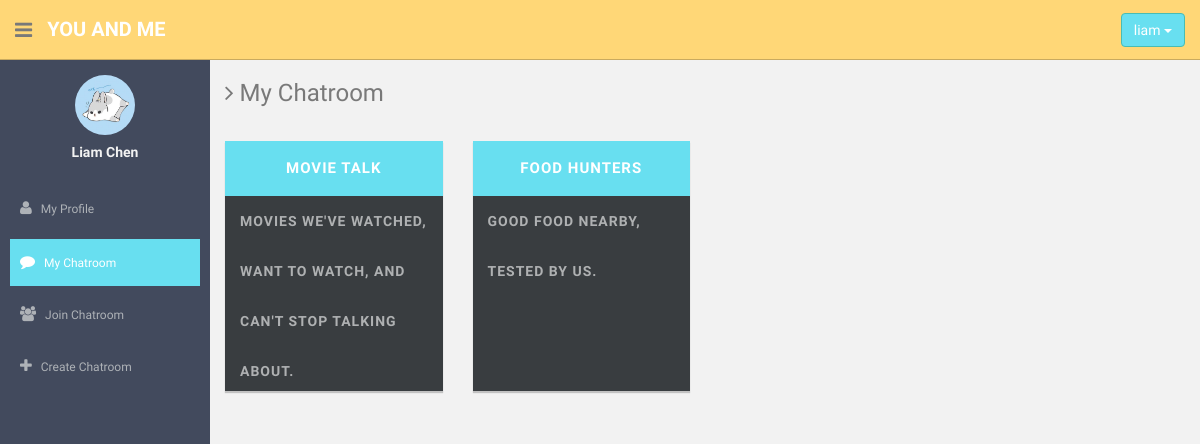
The app's page /mychatroom.php (signed in) with its own data.
### tables this page shows
CREATE TABLE IF NOT EXISTS `chatroom` (
    `chatid` int(8) unsigned NOT NULL AUTO_INCREMENT,
    `managerid` int(8) unsigned NOT NULL,
    `chatname` varchar(255) NOT NULL,
    `intro` varchar(255) NOT NULL,
    PRIMARY KEY (`chatid`)
);

### includes/config.php (called while the page is built, shortened)
<?php
function avatar_src($pic): string {
    $n = (int) $pic;
    return 'assets/img/friends/fr-0' . ($n >= 1 && $n <= 7 ? $n : 8) . '.jpg';
}

### public/mychatroom.php (the view, shortened to what this page needs)
<?php
require_once dirname(__DIR__) . '/includes/config.php';
?>
<!DOCTYPE html>
<html lang="en">
<head>
<link rel="stylesheet" href="assets/css/bootstrap.css">
<link rel="stylesheet" href="assets/font-awesome/css/font-awesome.css">
<link rel="stylesheet" href="assets/css/style.css">
<link rel="stylesheet" href="assets/css/style-responsive.css">
</head>
<body>
<section id="container">
    <header class="header black-bg">
        <div class="sidebar-toggle-box">
            <div class="fa fa-bars tooltips" data-placement="right" data-original-title="Toggle Navigation"></div>
        </div>
        <a href="member.php" class="logo"><b>YOU AND ME</b></a>
        <div class="btn-group pull-right" style="margin-top:13px">
            <form action="logout.function.php" method="post">
                <button type="button" class="btn btn-theme dropdown-toggle" data-toggle="dropdown">
                    <?php echo htmlspecialchars($_SESSION['username'], ENT_QUOTES, 'UTF-8'); ?> <span class="caret"></span>
                </button>
            </form>
        </div>
    </header>
    <aside>
        <div id="sidebar" class="nav-collapse">
            <ul class="sidebar-menu" id="nav-accordion">
                <p class="centered"><a href="profile.php"><img src="<?php echo avatar_src($_SESSION['pic']); ?>" class="img-circle" width="60"></a></p>
                <h5 class="centered"><?php echo htmlspecialchars($_SESSION['name'], ENT_QUOTES, 'UTF-8'); ?></h5>
                <li class="mt">
                    <a href="profile.php">
                        <i class="fa fa-user"></i>
                        <span>My Profile</span>
                    </a>
                </li>
                <li class="sub-menu">
                    <a class="active" href="mychatroom.php">
                        <i class="fa fa-comment"></i>
                        <span>My Chatroom</span>
                    </a>
                </li>
                <li class="sub-menu">
                    <a href="chatroomlist.php">
                        <i class="fa fa-users"></i>
                        <span>Join Chatroom</span>
                    </a>
                </li>
                <li class="sub-menu">
                    <a href="createchatroom.php">
                        <i class="fa fa-plus"></i>
                        <span>Create Chatroom</span>
                    </a>
                </li>
            </ul>
        </div>
    </aside>
    <section id="main-content">
        <section class="wrapper">
            <h3><i class="fa fa-angle-right"></i> My Chatroom</h3>
            <div class="row">
                <div class="col-lg-12">
                    <div class="row mt">
                        <?php
                        try {
                            $q = $conn->prepare("SELECT chatroom.chatid, chatroom.chatname, chatroom.intro
                                FROM chatroom JOIN list ON list.chatroomID = chatroom.chatid
                                WHERE list.userID = :userID");
                            $q->execute(['userID' => $_SESSION['userID']]);
                            $q->setFetchMode(PDO::FETCH_ASSOC);
                        } catch (PDOException $e) {
                            handle_db_error('list my chatrooms', $e);
                        }
                        ?>
                        <?php
                        while ($r = $q->fetch()) {
                        ?>
                            <div class="col-lg-3 col-md-3 col-sm-3 mb">
                                <div class="steps pn">
                                    <form action="chatroom.php" method="post">
                                        <button type="submit" name="button" value="<?php echo (int) $r['chatid']; ?>"><?php echo htmlspecialchars($r['chatname'], ENT_QUOTES, 'UTF-8'); ?></button>
                                    </form>
                                    <label><?php echo htmlspecialchars($r['intro'], ENT_QUOTES, 'UTF-8'); ?></label>
                                </div>
                            </div>
                        <?php
                        }
                        ?>
                    </div>
                </div>
            </div>
        </section>
    </section>
</section>
</body>
</html>

### public/assets/css/style.css (style rules this page uses)
body { color: #797979; background: #f2f2f2; font-family: 'Ruda', sans-serif; padding: 0 !important; margin: 0 !important; font-size: 13px; }
ul li { list-style: none; }
a, a:hover, a:focus { text-decoration: none; outline: none; }
#container { width: 100%; height: 100%; }
.btn-theme { color: #fff; background-color: #68dff0; border-color: #48bcb4; }
.centered { text-align: center; }
.mt { margin-top: 25px; }
.mb { margin-bottom: 25px; }
#sidebar { width: 210px; height: 100%; position: fixed; background: #424a5d; }
#sidebar h5 { color: #f2f2f2; font-weight: 700; }
#sidebar ul li { position: relative; }
ul.sidebar-menu { margin: -2px 0 0; padding: 0; }
ul.sidebar-menu { margin-top: 75px; }
ul.sidebar-menu li { margin-bottom: 5px; margin-left: 10px; margin-right: 10px; }
ul.sidebar-menu li.sub-menu { line-height: 15px; }
ul.sidebar-menu li a span { display: inline-block; }
ul.sidebar-menu li a { color: #aeb2b7; text-decoration: none; display: block; padding: 15px 0 15px 10px; font-size: 12px; outline: none; -webkit-transition: all 0.3s ease; -moz-transition: all 0.3s ease; -o-transition: all 0.3s ease; -ms-transition: all 0.3s ease; transition: all 0.3s ease; }
ul.sidebar-menu li a.active, ul.sidebar-menu li a:hover, ul.sidebar-menu li a:focus { background: #68dff0; color: #fff; display: block; -webkit-transition: all 0.3s ease; -moz-transition: all 0.3s ease; -o-transition: all 0.3s ease; -ms-transition: all 0.3s ease; transition: all 0.3s ease; }
ul.sidebar-menu li a i { font-size: 15px; padding-right: 6px; }
ul.sidebar-menu li a.active i { color: #fff; }
#main-content { margin-left: 210px; }
.header { min-height: 60px; padding: 0 15px; }
.header { position: fixed; left: 0; right: 0; z-index: 1002; }
.black-bg { background: #ffd777; border-bottom: 1px solid #c9aa5f; }
.wrapper { display: inline-block; margin-top: 60px; padding-left: 15px; padding-right: 15px; padding-bottom: 15px; padding-top: 0; width: 100%; }
a.logo { font-size: 20px; color: #fff; float: left; margin-top: 15px; text-transform: uppercase; }
a.logo b { font-weight: 900; }
.sidebar-toggle-box { float: left; padding-right: 15px; margin-top: 20px; }
.sidebar-toggle-box .fa-bars { cursor: pointer; display: inline-block; font-size: 20px; }
.pn { height: 250px; box-shadow: 0 2px 1px rgba(0, 0, 0, 0.2); background-color: #393d40; }
.steps { display: block; }
.steps input[type=submit], .steps button[type=submit] { background: #68dff0; border: none; padding: 0; margin: 0 auto; width: 100%; height: 55px; color: white; text-transform: uppercase; font-weight: 900; font-size: 15px; letter-spacing: 1px; cursor: pointer; transition: background 0.5s ease; }
.steps label { height: 195px; line-height: 50px; width: 92%; display: block; color: #afb1b2; text-transform: uppercase; font-weight: 900; font-size: 14px; letter-spacing: 1px; text-indent: 0; cursor: pointer; transition: all 0.7s ease; margin-left: 15px; }
label { font-weight: 400; }

### records on screen
chatroom: $r['chatid'] 1 (drawn), chatname "MOVIE TALK", intro "MOVIES WE'VE WATCHED, WANT TO WATCH, AND CAN'T STOP TALKING ABOUT."
chatroom: $r['chatid'] 3 (drawn), chatname "FOOD HUNTERS", intro "GOOD FOOD NEARBY, TESTED BY US."

### other values on screen
$_SESSION['username'] "liam"
$_SESSION['name'] "Liam Chen"
